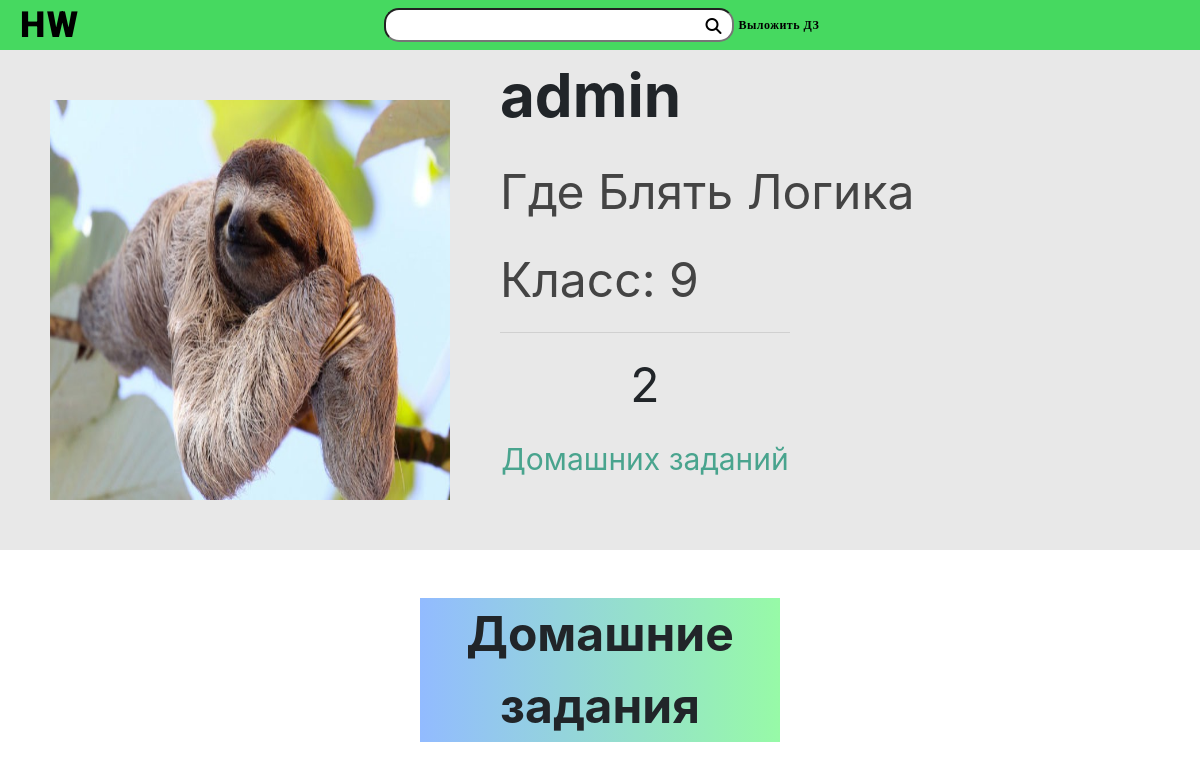
The app's page /id3 (signed in) with its own data.
### users/models.py (models this page shows, shortened)
class UserProfile(models.Model):
	user = models.OneToOneField(User, related_name='profile', on_delete=models.CASCADE)
	name = models.CharField(max_length=15, blank=True, validators=[validate_input])
	surname = models.CharField(max_length=15, blank=True, validators=[validate_input])
	grade = models.IntegerField(choices=create_grades(), default=1)
	photo = models.ImageField(upload_to=upload_location, default='users/default.jpg')

class User(AbstractBaseUser):
	username = models.CharField(max_length=20, unique=True, validators=[validate_input])
	admin = models.BooleanField(default=False)
	staff = models.BooleanField(default=False)
	USERNAME_FIELD = 'username'
	REQUIRED_FIELDS = []
	objects = UserManager()

### users/views.py (the view)
# urls.py: path('id<int:id_>', views.profile, name='profile'),
@login_required
def profile(request, id_):
	user = User.objects.all().get(id__exact=id_)
	profile = user.profile
	homeworks = Homework.objects.all().publisher(user)
	context = {'user':request.user, 'page_user':user, 'profile':profile, 'homeworks':homeworks}
	return render(request, 'users/profile.html', context)

### homeworks/models.py (called while the page is built)
	def publisher(self, user):
		return self.filter(
			publisher__exact = user)

	def get_queryset(self):
		return HomeworkQuerySet(self.model, using=self._db)

### users/models.py (called while the page is built)
	def get_queryset(self):
		return UserQuerySet(self.model, using=self._db)

### users/templates/users/profile.html (shortened to what this page needs)
{% extends 'navbar.html' %}
{% load static %}
{% block link %}
	<link rel="stylesheet" href="{% static 'styles/style_profile.css' %}?version=8">
{% endblock %}
{% block content %}
	<div class="show_profile" id="info" style="display: grid">
		<div class="profile_image">
			<img class="profile_image_img" src="{{profile.photo.url}}" alt="Блять не загузилось!!!" height="400px" width="400px">
		</div>
		<div class="profile_info">
			<p style="font-size: 60px; font-weight: bold;">{{page_user.username}}</p>
			<p style="font-size: 48px; color: #444444;">
				{% if profile.name and profile.surname %}
				{{profile.name}} {{profile.surname}}
				{% endif %}
			</p>
			<p style="font-size: 48px; color: #444444;">
				{% if profile.grade %}
				Класс: {{profile.grade}}
				{% else %}
				Класс: *не указан*
				{% endif %}
			</p>
			<div class="profile_info_hwcounter">
				<hr width="100%" style="bottom: 0">
				<p style="font-size: 48px; float:top" align="center">{{homeworks.count}}</p>
				<p style="font-size: 30px; float:top; color:#49a48e" align="center">Домашних заданий</p>
			</div>
		</div>
	</div>
	<div class="profile_show_homework">
		<p align="center" style="font-size: 48px; background: rgb(1,0,255); background: linear-gradient(90deg, #92bbff 0%, #97faa7 100%); width: 30%; margin-right: auto; margin-left: auto; font-weight: bold;">Домашние задания</p>
	</div>
{% endblock %}

### static/styles/style_profile.css (style rules this page uses)
.show_profile { display: grid; grid-template-columns: 500px 1fr 120px; width: 100%; height: 500px; background-color: #e8e8e8; margin-bottom: 3em; }
.profile_image { align-items: center; justify-content: center; }
.profile_info_hwcounter { top: 50%; height: 50%; width: 50%; }
.profile_show_homework { height: 100%; }
.profile_image_img { margin-top: 50px; margin-left: 50px; margin-right: 50px; }
body { min-width: 1000px; }

### records on screen
UserProfile: photo (picture), name "Где Блять", surname "Логика", grade "9"
User: username "admin"

### other values on screen
{{ homeworks.count }} "2"
